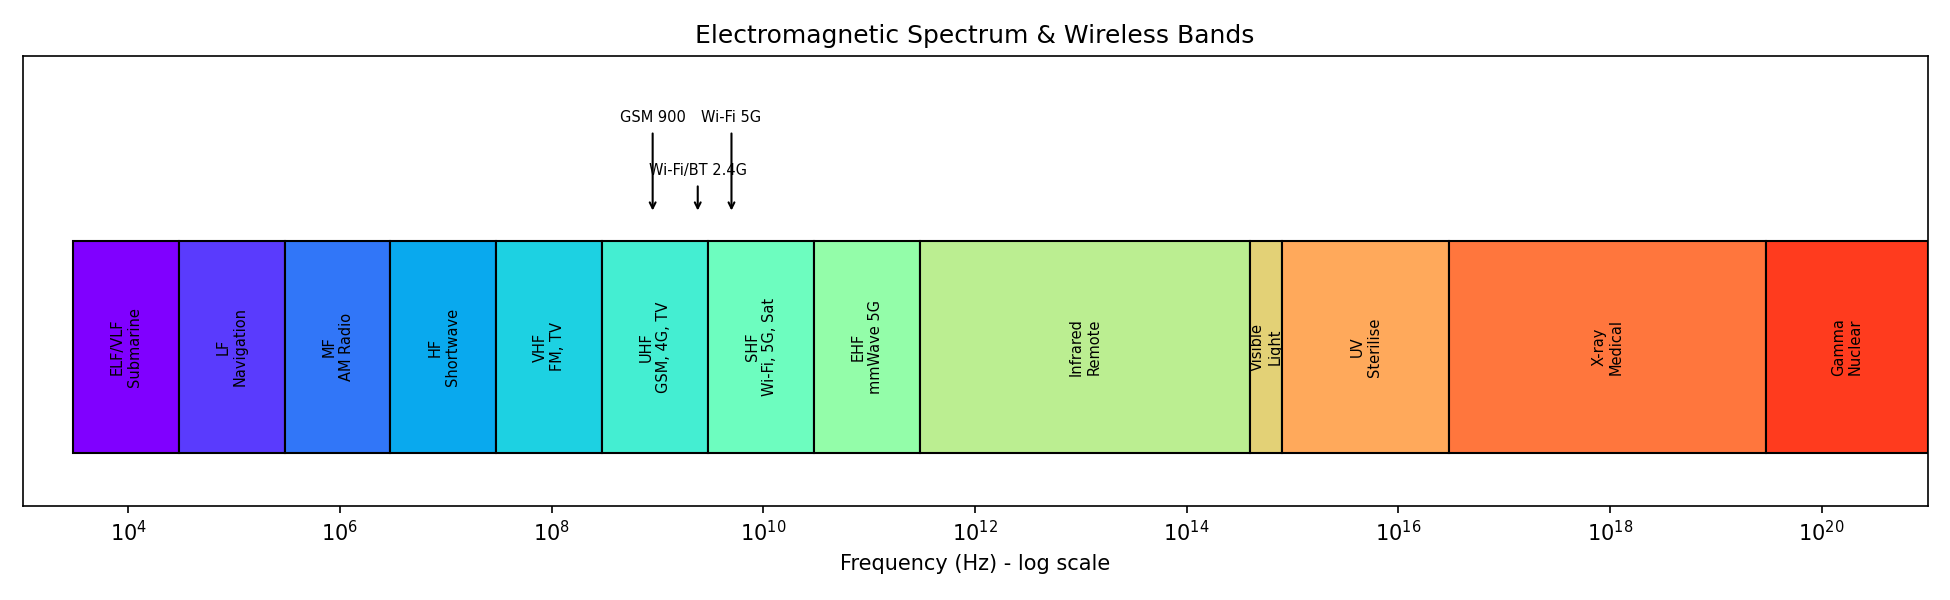

The Python source for this figure:
# Exp 1: EM spectrum & wireless bands (log-scale chart)
import matplotlib.pyplot as plt

bands = [  # (naam, start Hz, end Hz, use)
    ("ELF/VLF",  3e3,   3e4,   "Submarine"),
    ("LF",       3e4,   3e5,   "Navigation"),
    ("MF",       3e5,   3e6,   "AM Radio"),
    ("HF",       3e6,   3e7,   "Shortwave"),
    ("VHF",      3e7,   3e8,   "FM, TV"),
    ("UHF",      3e8,   3e9,   "GSM, 4G, TV"),
    ("SHF",      3e9,   3e10,  "Wi-Fi, 5G, Sat"),
    ("EHF",      3e10,  3e11,  "mmWave 5G"),
    ("Infrared", 3e11,  4e14,  "Remote"),
    ("Visible",  4e14,  8e14,  "Light"),
    ("UV",       8e14,  3e16,  "Sterilise"),
    ("X-ray",    3e16,  3e19,  "Medical"),
    ("Gamma",    3e19,  1e21,  "Nuclear"),
]
fig, ax = plt.subplots(figsize=(13, 4))
ax.set_xscale("log"); ax.set_xlim(1e3, 1e21)
for i, (n, f1, f2, use) in enumerate(bands):
    ax.barh(0, f2 - f1, left=f1, color=plt.cm.rainbow(i / len(bands)), edgecolor="k")
    ax.text((f1 * f2) ** 0.5, 0, f"{n}\n{use}", ha="center", va="center", fontsize=7, rotation=90)
for f, n, h in [(9e8, "GSM 900", 0.85), (2.4e9, "Wi-Fi/BT 2.4G", 0.65), (5e9, "Wi-Fi 5G", 0.85)]:
    ax.annotate(n, (f, 0.5), (f, h), ha="center", fontsize=7, arrowprops=dict(arrowstyle="->"))
ax.set_yticks([]); ax.set_ylim(-0.6, 1.1)
ax.set_xlabel("Frequency (Hz) - log scale"); ax.set_title("Electromagnetic Spectrum & Wireless Bands")
plt.tight_layout(); plt.savefig("exp1_spectrum.png", dpi=150); plt.show()
